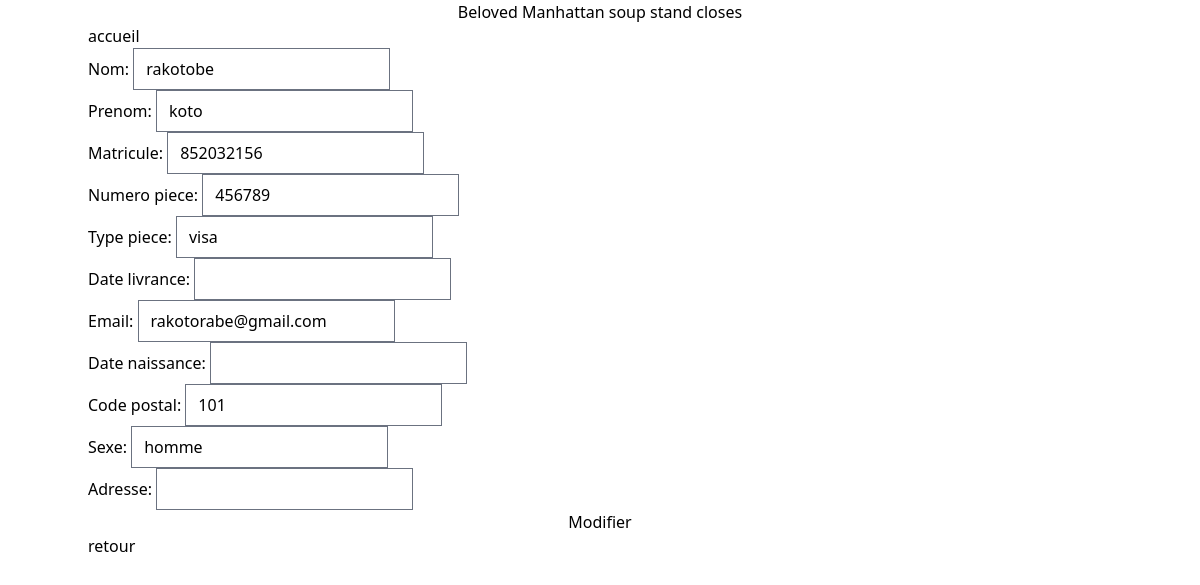
Page /13/ on the earlier database version.
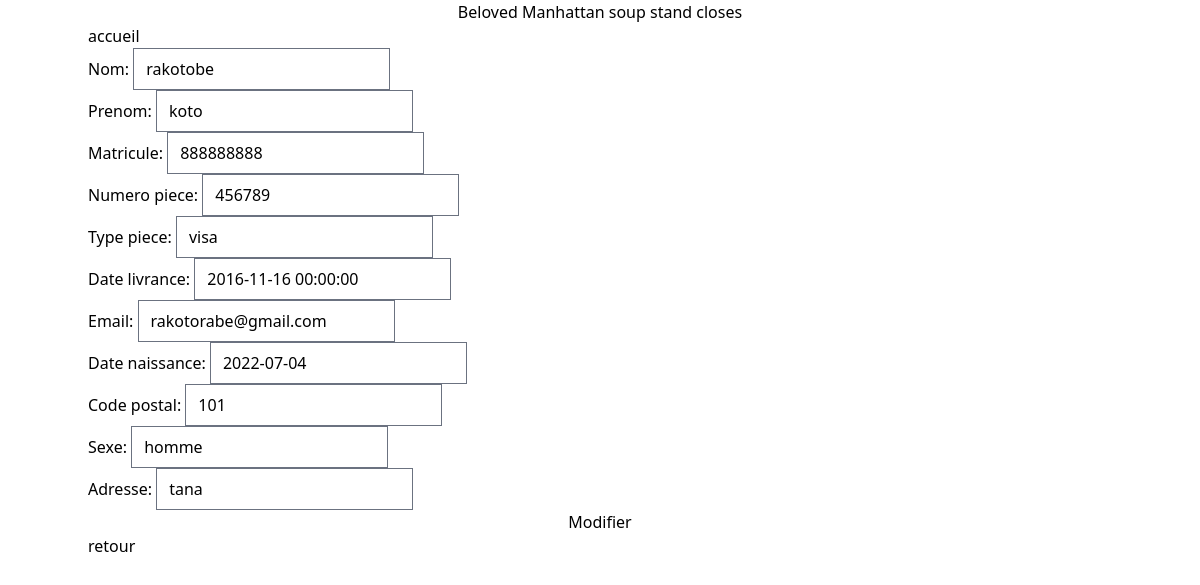
Same page on the later database version.
### tafika/models.py (models this page shows)
class Beneficiaire(models.Model):
    nom = models.CharField(max_length=255)
    prenom = models.CharField(max_length=255)
    matricule = models.CharField(max_length=255)
    numero_piece = models.CharField(max_length=255)
    type_piece = models.CharField(max_length=255)
    date_livrance = models.DateField()
    telephone = models.CharField(max_length=20)
    email = models.EmailField()
    date_naissance = models.DateField()
    code_postal = models.CharField(max_length=10)
    sexe = models.CharField(max_length=10)
    adresse = models.CharField(max_length=255)

### tafika/views.py (the view)
# urls.py: path('<int:beneficiaire_id>/', views.modifier_beneficiaire, name='modifier_beneficiaire'),
def modifier_beneficiaire(request, beneficiaire_id):
    beneficiaire = get_object_or_404(Beneficiaire, id=beneficiaire_id)
    if request.method == 'POST':
        form = BeneficiaireRegistration(request.POST, instance=beneficiaire)
        if form.is_valid():
            form.save()
            return redirect('afficher_modifications')
    else:
        form = BeneficiaireRegistration(instance=beneficiaire)
    return render(request, 'tafika/modification.html', {'form': form})

### tafika/forms.py
class BeneficiaireRegistration(forms.ModelForm):
    class Meta:
        model = Beneficiaire
        fields = ['nom', 'prenom','matricule','numero_piece','type_piece','date_livrance','email','date_naissance','code_postal','sexe','adresse']
        widgets = {
                  'nom': forms.TextInput(attrs={'class': 'form-control'}),
                  'prenom':forms.TextInput(attrs={'class': 'form-control'}),
                  'matricule':forms.TextInput(attrs={'class': 'form-control'}),
                  'numero_piece':forms.TextInput(attrs={'class': 'form-control'}),
                  'type_piece':forms.TextInput(attrs={'class': 'form-control'}),
                  'date_livrance':forms.DateTimeInput(attrs={'class': 'form-control'}),
                  'email':forms.EmailInput(attrs={'class': 'form-control'}),
                  'date_naissance':forms.TextInput(attrs={'class': 'form-control'}),
                  'code_postal':forms.TextInput(attrs={'class': 'form-control'}),
                  'sexe':forms.TextInput(attrs={'class': 'form-control'}),
                  'adresse':forms.TextInput(attrs={'class': 'form-control'}),
                  }

### tafika/templates/tafika/modification.html (shortened to what this page needs)
{% extends 'tafika/home.html'%}
{% block content%}
 <form action="" method="post">
    {{form.as_p}}
         <button class="w-full h-full rounded-md py-2 px-4 bg-blue-500 text-white disabled" type="submit">
            Modifier
        </button>
        <a href="{% url 'liste' %}">retour</a>
    </form>
{%endblock%}

Differences in the rows shown:
changed Beneficiaire "rakotobe": matricule "852032156" → "888888888"; date_livrance (not shown) → "2016-11-16 00:00:00"; date_naissance (not shown) → "2022-07-04"; adresse (not shown) → "tana"
